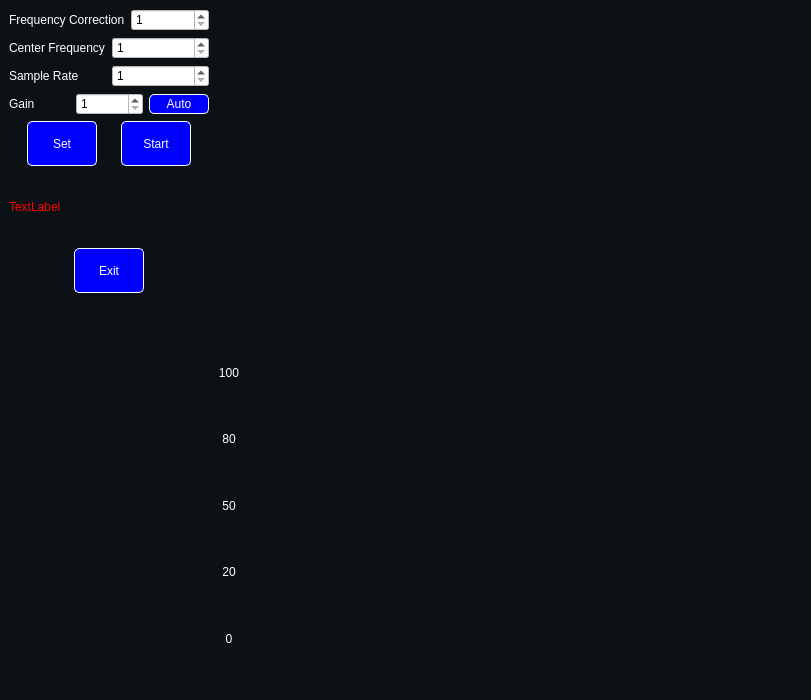
<?xml version="1.0" encoding="UTF-8"?>
<ui version="4.0">
 <class>MainWindow</class>
 <widget class="QMainWindow" name="MainWindow">
  <property name="geometry">
   <rect>
    <x>0</x>
    <y>0</y>
    <width>811</width>
    <height>700</height>
   </rect>
  </property>
  <property name="maximumSize">
   <size>
    <width>1024</width>
    <height>700</height>
   </size>
  </property>
  <property name="windowTitle">
   <string>Application</string>
  </property>
  <property name="styleSheet">
   <string notr="true">background-color: #0c1116;</string>
  </property>
  <widget class="QWidget" name="centralwidget">
   <layout class="QGridLayout" name="gridLayout">
    <item row="0" column="0">
     <layout class="QVBoxLayout" name="verticalLayout">
      <item>
       <layout class="QHBoxLayout" name="horizontalLayout_3">
        <item>
         <widget class="QLabel" name="label_3">
          <property name="styleSheet">
           <string notr="true">color: white;</string>
          </property>
          <property name="text">
           <string>Frequency Correction</string>
          </property>
          <property name="alignment">
           <set>Qt::AlignLeading|Qt::AlignLeft|Qt::AlignVCenter</set>
          </property>
         </widget>
        </item>
        <item>
         <widget class="QSpinBox" name="spinBox_3">
          <property name="styleSheet">
           <string notr="true">background-color: white;</string>
          </property>
          <property name="minimum">
           <number>1</number>
          </property>
          <property name="maximum">
           <number>2147483647</number>
          </property>
         </widget>
        </item>
       </layout>
      </item>
      <item>
       <layout class="QHBoxLayout" name="horizontalLayout_2">
        <item>
         <widget class="QLabel" name="label_2">
          <property name="styleSheet">
           <string notr="true">color: white;</string>
          </property>
          <property name="text">
           <string>Center Frequency</string>
          </property>
          <property name="alignment">
           <set>Qt::AlignLeading|Qt::AlignLeft|Qt::AlignVCenter</set>
          </property>
         </widget>
        </item>
        <item>
         <widget class="QSpinBox" name="spinBox_2">
          <property name="styleSheet">
           <string notr="true">background-color: white;</string>
          </property>
          <property name="minimum">
           <number>1</number>
          </property>
          <property name="maximum">
           <number>2147483647</number>
          </property>
         </widget>
        </item>
       </layout>
      </item>
      <item>
       <layout class="QHBoxLayout" name="horizontalLayout">
        <item>
         <widget class="QLabel" name="label">
          <property name="styleSheet">
           <string notr="true">color: white;</string>
          </property>
          <property name="text">
           <string>Sample Rate</string>
          </property>
          <property name="alignment">
           <set>Qt::AlignLeading|Qt::AlignLeft|Qt::AlignVCenter</set>
          </property>
         </widget>
        </item>
        <item>
         <widget class="QSpinBox" name="spinBox">
          <property name="styleSheet">
           <string notr="true">background-color: white;</string>
          </property>
          <property name="minimum">
           <number>1</number>
          </property>
          <property name="maximum">
           <number>2147483647</number>
          </property>
         </widget>
        </item>
       </layout>
      </item>
      <item>
       <layout class="QHBoxLayout" name="horizontalLayout_4">
        <item>
         <widget class="QLabel" name="label_4">
          <property name="styleSheet">
           <string notr="true">color: white;</string>
          </property>
          <property name="text">
           <string>Gain</string>
          </property>
          <property name="alignment">
           <set>Qt::AlignLeading|Qt::AlignLeft|Qt::AlignVCenter</set>
          </property>
         </widget>
        </item>
        <item>
         <widget class="QSpinBox" name="spinBox_4">
          <property name="styleSheet">
           <string notr="true">background-color: white;</string>
          </property>
          <property name="minimum">
           <number>1</number>
          </property>
          <property name="maximum">
           <number>2147483647</number>
          </property>
         </widget>
        </item>
        <item>
         <widget class="QPushButton" name="pushButton">
          <property name="maximumSize">
           <size>
            <width>70</width>
            <height>20</height>
           </size>
          </property>
          <property name="styleSheet">
           <string notr="true">background-color:blue;
border-radius: 5px;
color: white;
border: 1px solid white;</string>
          </property>
          <property name="text">
           <string>Auto</string>
          </property>
         </widget>
        </item>
       </layout>
      </item>
      <item>
       <layout class="QHBoxLayout" name="horizontalLayout_6">
        <item>
         <widget class="QPushButton" name="pushButton_5">
          <property name="minimumSize">
           <size>
            <width>70</width>
            <height>30</height>
           </size>
          </property>
          <property name="maximumSize">
           <size>
            <width>70</width>
            <height>45</height>
           </size>
          </property>
          <property name="styleSheet">
           <string notr="true">background-color:blue;
border-radius: 5px;
color: white;
border: 1px solid white;</string>
          </property>
          <property name="text">
           <string>Set</string>
          </property>
         </widget>
        </item>
        <item>
         <widget class="QPushButton" name="pushButton_3">
          <property name="minimumSize">
           <size>
            <width>70</width>
            <height>30</height>
           </size>
          </property>
          <property name="maximumSize">
           <size>
            <width>70</width>
            <height>45</height>
           </size>
          </property>
          <property name="styleSheet">
           <string notr="true">background-color:blue;
border-radius: 5px;
color: white;
border: 1px solid white;</string>
          </property>
          <property name="text">
           <string>Start</string>
          </property>
         </widget>
        </item>
       </layout>
      </item>
      <item>
       <widget class="QLabel" name="label_7">
        <property name="enabled">
         <bool>true</bool>
        </property>
        <property name="minimumSize">
         <size>
          <width>200</width>
          <height>20</height>
         </size>
        </property>
        <property name="maximumSize">
         <size>
          <width>400</width>
          <height>70</height>
         </size>
        </property>
        <property name="styleSheet">
         <string notr="true">color: red;</string>
        </property>
        <property name="text">
         <string>TextLabel</string>
        </property>
        <property name="wordWrap">
         <bool>true</bool>
        </property>
       </widget>
      </item>
      <item>
       <layout class="QHBoxLayout" name="horizontalLayout_5">
        <item>
         <widget class="QPushButton" name="pushButton_2">
          <property name="minimumSize">
           <size>
            <width>70</width>
            <height>30</height>
           </size>
          </property>
          <property name="maximumSize">
           <size>
            <width>70</width>
            <height>45</height>
           </size>
          </property>
          <property name="styleSheet">
           <string notr="true">background-color:blue;
border-radius: 5px;
color: white;
border: 1px solid white;</string>
          </property>
          <property name="text">
           <string>Exit</string>
          </property>
         </widget>
        </item>
       </layout>
      </item>
     </layout>
    </item>
    <item row="0" column="1" rowspan="2">
     <layout class="QGridLayout" name="gridLayout_2">
      <item row="0" column="0">
       <layout class="QHBoxLayout" name="horizontalLayout_11">
        <item>
         <widget class="QCustomPlot" name="customPlot" native="true">
          <property name="minimumSize">
           <size>
            <width>300</width>
            <height>300</height>
           </size>
          </property>
         </widget>
        </item>
       </layout>
      </item>
      <item row="1" column="0">
       <layout class="QHBoxLayout" name="horizontalLayout_7">
        <item>
         <layout class="QVBoxLayout" name="verticalLayout_4">
          <item>
           <widget class="QLabel" name="size_label_100">
            <property name="maximumSize">
             <size>
              <width>28</width>
              <height>16777215</height>
             </size>
            </property>
            <property name="styleSheet">
             <string notr="true">color: white;</string>
            </property>
            <property name="text">
             <string>100</string>
            </property>
            <property name="alignment">
             <set>Qt::AlignCenter</set>
            </property>
           </widget>
          </item>
          <item>
           <widget class="QLabel" name="size_label_80">
            <property name="maximumSize">
             <size>
              <width>28</width>
              <height>16777215</height>
             </size>
            </property>
            <property name="styleSheet">
             <string notr="true">color: white;</string>
            </property>
            <property name="text">
             <string>80</string>
            </property>
            <property name="alignment">
             <set>Qt::AlignCenter</set>
            </property>
           </widget>
          </item>
          <item>
           <widget class="QLabel" name="size_label_50">
            <property name="maximumSize">
             <size>
              <width>28</width>
              <height>16777215</height>
             </size>
            </property>
            <property name="styleSheet">
             <string notr="true">color: white;</string>
            </property>
            <property name="text">
             <string>50</string>
            </property>
            <property name="alignment">
             <set>Qt::AlignCenter</set>
            </property>
           </widget>
          </item>
          <item>
           <widget class="QLabel" name="size_label_20">
            <property name="maximumSize">
             <size>
              <width>28</width>
              <height>16777215</height>
             </size>
            </property>
            <property name="styleSheet">
             <string notr="true">color: white;</string>
            </property>
            <property name="text">
             <string>20</string>
            </property>
            <property name="alignment">
             <set>Qt::AlignCenter</set>
            </property>
           </widget>
          </item>
          <item>
           <widget class="QLabel" name="size_label_0">
            <property name="maximumSize">
             <size>
              <width>28</width>
              <height>16777215</height>
             </size>
            </property>
            <property name="styleSheet">
             <string notr="true">color: white;</string>
            </property>
            <property name="text">
             <string>0</string>
            </property>
            <property name="alignment">
             <set>Qt::AlignCenter</set>
            </property>
           </widget>
          </item>
         </layout>
        </item>
        <item>
         <widget class="QLabel" name="label_5">
          <property name="maximumSize">
           <size>
            <width>20</width>
            <height>16777215</height>
           </size>
          </property>
          <property name="text">
           <string/>
          </property>
          <property name="pixmap">
           <pixmap>spectre.jpeg</pixmap>
          </property>
          <property name="scaledContents">
           <bool>true</bool>
          </property>
         </widget>
        </item>
        <item>
         <widget class="QCustomPlot" name="customPlot_2" native="true">
          <property name="minimumSize">
           <size>
            <width>400</width>
            <height>0</height>
           </size>
          </property>
         </widget>
        </item>
       </layout>
      </item>
     </layout>
    </item>
   </layout>
  </widget>
  <widget class="QMenuBar" name="menubar">
   <property name="geometry">
    <rect>
     <x>0</x>
     <y>0</y>
     <width>811</width>
     <height>22</height>
    </rect>
   </property>
  </widget>
  <widget class="QStatusBar" name="statusbar"/>
 </widget>
 <customwidgets>
  <customwidget>
   <class>QCustomPlot</class>
   <extends>QWidget</extends>
   <header>lib/qcustomplot/qcustomplot.h</header>
   <container>1</container>
  </customwidget>
 </customwidgets>
 <resources/>
 <connections/>
</ui>
